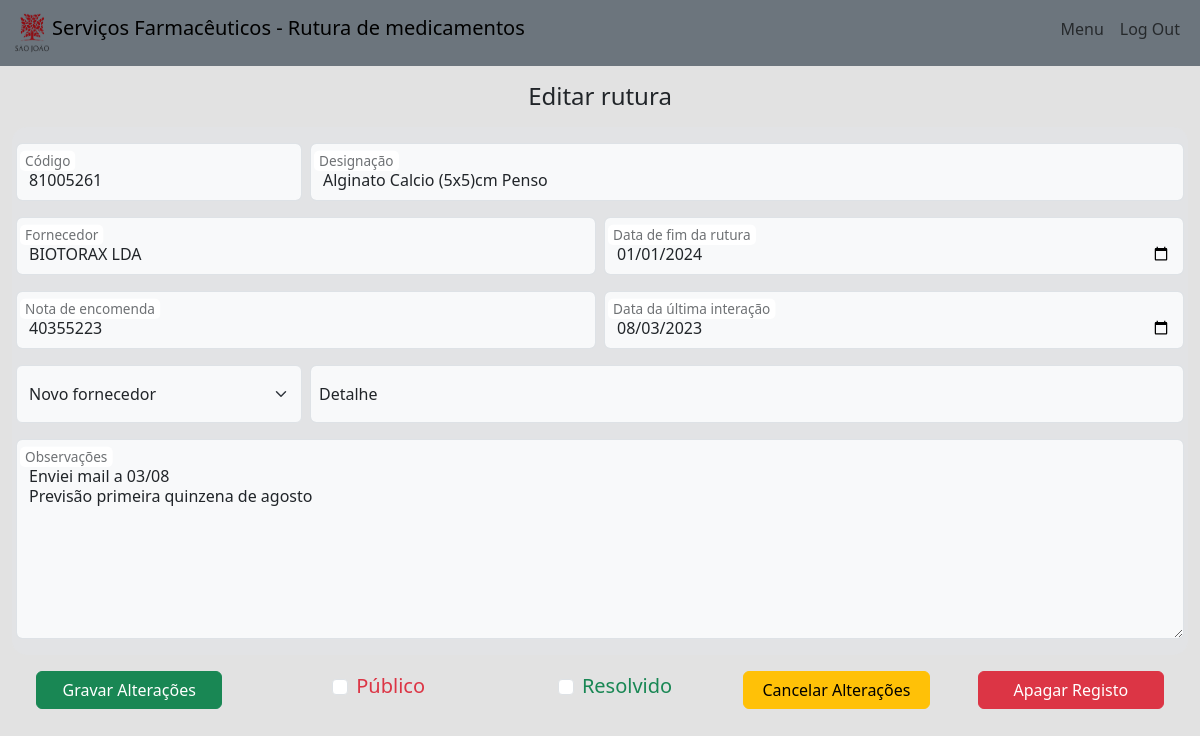
Page /edit/23 (signed in) on the committed database.
### tables this page shows
CREATE TABLE "ruts" (
	"id"	INTEGER,
	"code"	INTEGER,
	"desig"	TEXT,
	"forn"	TEXT,
	"order_nr"	INTEGER,
	"end_date"	TEXT,
	"last_date"	TEXT,
	"alternative"	TEXT,
	"detail"	TEXT,
	"obs"	TEXT,
	"created"	TEXT,
	"public"	TEXT DEFAULT 'false',
	"solved"	TEXT DEFAULT 'false',
	PRIMARY KEY("id" AUTOINCREMENT)
);

### app.py (the view)
@app.route('/edit/<id>', methods=('GET', 'POST'))
@login_required
def edit(id):
    if request.method == 'POST':
        data = request.form
        try:
            public = data['public']
        except:
            public = 'false'
        try:
            solved = data['solved']
        except:
            solved = 'false'
        con = sql_open()
        con.execute("UPDATE ruts SET code = ?, desig = ?, forn = ?, order_nr = ?, end_date = ?, last_date = ?, alternative = ?, detail = ?, obs = ?, public = ?, solved = ? WHERE id = ?", (data['code'], data['desig'], data['forn'], data['order'], data['enddate'],data['lastdate'], data['alter'], data['detail'], data['obs'], public, solved , id))
        con.commit()
        con.close()
        flash('Registo alterado com sucesso')
        return redirect(url_for('details', id=id))
    else:
        con = sql_open()
        cursor = con.cursor()
        cursor.execute("SELECT * FROM ruts WHERE id=?", (id,))
        data = cursor.fetchone()
        alter = json.dumps(data['alternative'])
        return render_template('editform.html', data=data, alter=alter)

### app.py (called while the page is built)
def sql_open():
    con = sql.connect('database.db')
    con.row_factory = sql.Row
    return con

### helpers.py (called while the page is built)
def login_required(f):
    @wraps(f)
    def decorated_function(*args, **kwargs):
        if session['name'] is None:
            return redirect(url_for('login'))
        return f(*args, **kwargs)
    return decorated_function

### templates/editform.html (shortened to what this page needs)
{% extends 'home.html'%}
{% block main%}
<div class="newform-bg pt-3">
    <h4 class="text-center">Editar rutura</h4>
<form id="editform" class="m-3 mt-4" action="{{ url_for('edit', id = data['id']) }}" method="POST">
    <div class="row g-2 bg-secondary-subtle add-form">
        <div class="form-floating col-lg-3 mt-3">
            <input name="code" id="code" type="number" class="form-control bg-light" placeholder="" required autocomplete="off" value="{{ data['code'] }}">
            <label for="code">Código</label>
        </div>
        <div class="form-floating col-lg-9 mt-3">
            <input name="desig" id="desig" type="text" class="form-control bg-light" placeholder="" required autocomplete="off" value="{{ data['desig'] }}">
            <label for="desig">Designação</label>
        </div>
        <div class="form-floating col-lg-6 mt-3">
            <input name="forn" id="forn" type="text" class="form-control bg-light" placeholder="" required autocomplete="off" value="{{ data['forn'] }}">
            <label for="forn">Fornecedor</label>
        </div>
        <div class="form-floating col-lg-6 mt-3">
            <input name="enddate" id="enddate" type="date" class="form-control bg-light" placeholder="" required value="{{ data['end_date'] }}">
            <label for="enddate" class="bg-body-transparent m-0">Data de fim da rutura</label>
        </div>
        <div class="form-floating col-lg-6 mt-3">
            <input name="order" id="order" type="number" class="form-control bg-light" placeholder="" required autocomplete="off" value="{{ data['order_nr'] }}">
            <label for="order" class="bg-body-transparent m-0">Nota de encomenda</label>
        </div>
        <div class="form-floating col-lg-6 mt-3">
            <input name="lastdate" id="lastdate" type="date" class="form-control bg-light" placeholder="" required value="{{ data['last_date'] }}">
            <label for="lastdate" class="bg-body-transparent m-0">Data da última interação</label>
        </div>
        <div class="col-lg-3 mt-3">
            <select name="alter" class="form-select bg-light col-3" style="height: 58px" id="alternative">
                <option value="newforn">Novo fornecedor</option>
            </select>
        </div>
        <div class="form-floating col-lg-9 mt-3">
            <input name="detail" id="detail" type="text" class="form-control bg-light" placeholder="" autocomplete="off" value="{{ data['detail'] }}">
            <label for="detail" class="bg-body-transparent m-0">Detalhe</label>
        </div>
        <div class="form-floating col-lg-12 mt-3 mb-3">
            <textarea name="obs" id="obs" class="form-control bg-light" style="height:200px" placeholder="" autocomplete="off">{{ data['obs'] }}</textarea>
            <label for="obs" class="bg-body-transparent">Observações</label>
        </div>
    </div>
    <div class="row g-2">
        <button type="submit" class="btn btn-success col m-4" form="editform">Gravar Alterações</button>
        <div class="form-check col m-4" style="display:flex; justify-content:center">
            {% if data['public'] == 'true' %}
            <input name="public" id="public" type="checkbox" class="form-check-input m-2" value="true" checked>
            {% else %}
            <input name="public" id="public" type="checkbox" class="form-check-input m-2" value="true">
            {% endif %}
            <label for="public" class="text-danger fs-5">Público</label>
        </div>
        <div class="form-check col m-4" style="display:flex; justify-content:center">
            {% if data['solved'] == 'true' %}
            <input name="solved" id="solved" type="checkbox" class="form-check-input m-2" value="true" checked>
            {% else %}
            <input name="solved" id="solved" type="checkbox" class="form-check-input m-2" value="true">
            {% endif %}
            <label for="solved" class="text-success fs-5">Resolvido</label>
        </div>
        <a href="{{ url_for('list', status='other') }}" class="btn btn-warning col m-4">Cancelar Alterações</a>
        <a href="#" class="btn btn-danger col m-4" id="delBtn">Apagar Registo</a>
    </div>
</form>
</div>
{% endblock main %}

### static/styles.css (style rules this page uses)
body, html { height: 100%; text-decoration: none; }
.add-form { border-radius: 15px }
.newform-bg { background-color: #e2e2e2; height: 91.6%; }
input[type='number'] { -moz-appearance: textfield; }

### rows in the picture
ruts: code "81005261", desig "Alginato Calcio (5x5)cm Penso", forn "BIOTORAX LDA", enddate "01/01/2024", order "40355223", lastdate "08/03/2023", obs "Enviei mail a 03/08 Previsão primeira quinzena de agosto"
